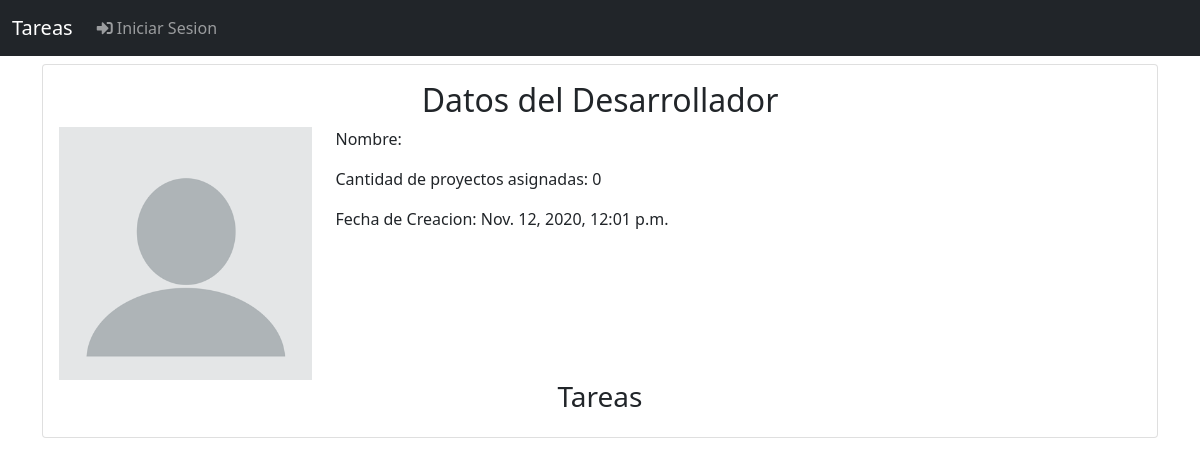
The app's page /datos/1/, older data.
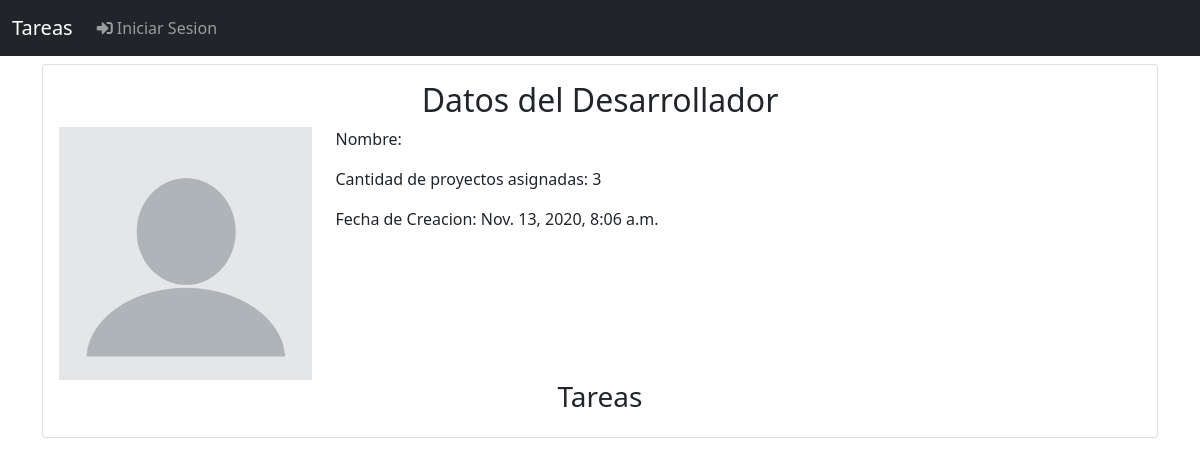
The same page, newer data.
### users/models.py (models this page shows, shortened)
class Developer(models.Model):
    user = models.OneToOneField(User, on_delete=models.CASCADE)
    created_at = models.DateTimeField(auto_now_add=True, verbose_name='Fecha de Creacion')

class User(AbstractUser):
    ROLE_CHOICES = (
        ('administrador', 'Administrador'),
        ('desarrollador', 'Desarrollador'),
    )
    avatar = models.ImageField(default='avatar.png', upload_to='users/')
    role = models.CharField(max_length=50, choices=ROLE_CHOICES, verbose_name='Rol')

### dates/views.py (the view)
# urls.py: path('<pk>/', views.DeveloperDatailView.as_view(), name='date'),
class DeveloperDatailView(DetailView):
    template_name = 'dates/dates.html'
    model = Developer
    def get_context_data(self, **kwargs):
        context = super().get_context_data(**kwargs)
        context['quantity'] = Project.objects.filter(
            developer=self.kwargs['pk']).count()
        return context

### dates/templates/dates/dates.html
{% extends 'base.html' %}
{% block content %}
    <div class="card mt-2">
        <div class="card-body">
            <h2 class="card-title text-center">Datos del Desarrollador</h2>
            <div class="row">
                <div class="col-sm-12 col-md-3">
                    <img src="{{ developer.user.avatar.url }}" alt="" class="img-fluid">
                </div>
                <div class="col-sm-12 col-md-9">
                    <p class="card-text">Nombre: {{ developer.user.first_name }}</p>
                    <p class="card-text">Cantidad de proyectos asignadas: {{ quantity }}</p>
                    <p class="card-text">Fecha de Creacion: {{ developer.created_at }}</p>
                </div>
            </div>
            <h3 class="card-title text-center">Tareas</h3>
        </div>
    </div>
{% endblock %}

Row changes from the older to the newer data that the page shows:
changed Developer: created_at "Nov. 12, 2020, 12:01 p.m." → "Nov. 13, 2020, 8:06 a.m."
Text that changed along with them:
{{ quantity }}: "0" → "3"
